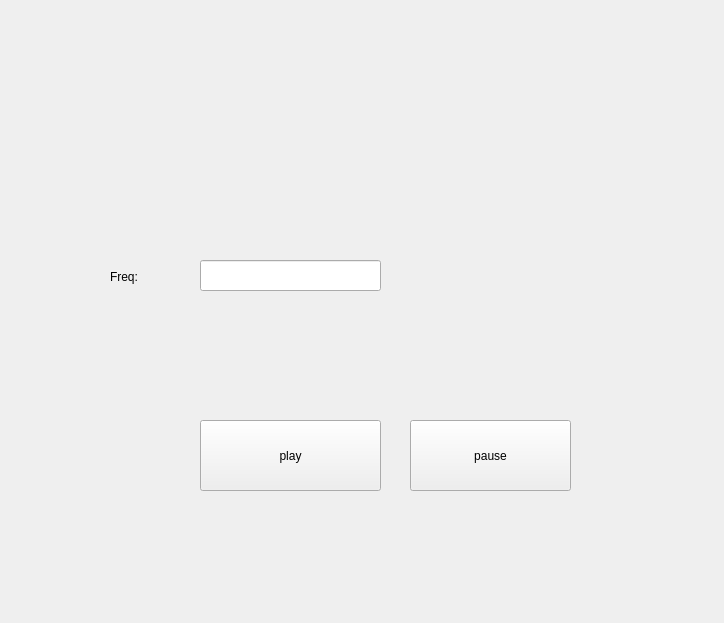
<?xml version="1.0" encoding="UTF-8"?>
<ui version="4.0">
 <class>MainUI</class>
 <widget class="QWidget" name="MainUI">
  <property name="geometry">
   <rect>
    <x>0</x>
    <y>0</y>
    <width>724</width>
    <height>623</height>
   </rect>
  </property>
  <property name="windowTitle">
   <string>MainUI</string>
  </property>
  <widget class="QPushButton" name="pushButton">
   <property name="geometry">
    <rect>
     <x>200</x>
     <y>420</y>
     <width>181</width>
     <height>71</height>
    </rect>
   </property>
   <property name="text">
    <string>play</string>
   </property>
  </widget>
  <widget class="QLineEdit" name="lineEdit">
   <property name="geometry">
    <rect>
     <x>200</x>
     <y>260</y>
     <width>181</width>
     <height>31</height>
    </rect>
   </property>
  </widget>
  <widget class="QLabel" name="label">
   <property name="geometry">
    <rect>
     <x>110</x>
     <y>261</y>
     <width>71</width>
     <height>31</height>
    </rect>
   </property>
   <property name="text">
    <string>Freq:</string>
   </property>
  </widget>
  <widget class="QPushButton" name="pushButton_2">
   <property name="geometry">
    <rect>
     <x>410</x>
     <y>420</y>
     <width>161</width>
     <height>71</height>
    </rect>
   </property>
   <property name="text">
    <string>pause</string>
   </property>
  </widget>
 </widget>
 <layoutdefault spacing="6" margin="11"/>
 <resources/>
 <connections/>
</ui>
